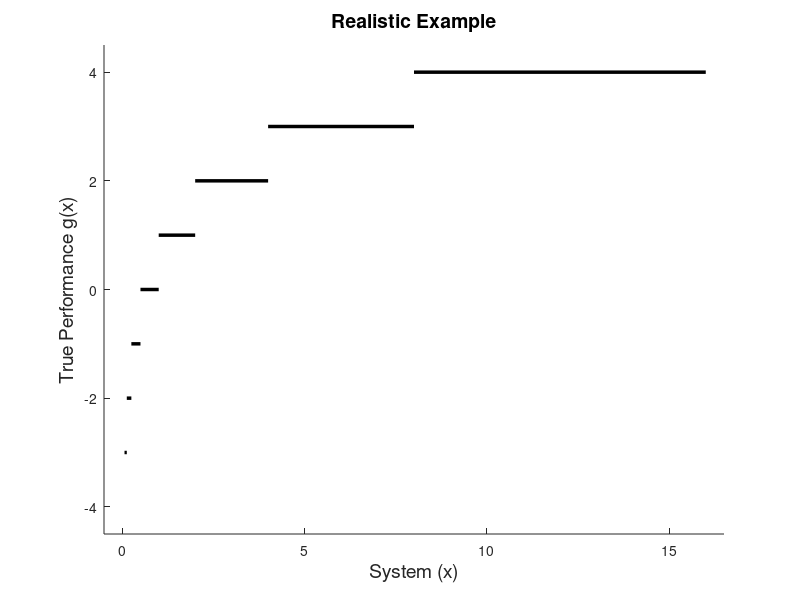

MATLAB code to generate this figure:
% plotRealSearchg.m
% Plots objective function g(x) = ceil(log_2(x)) for x in [1/16, 16] for Figure 3(a)

linethickness = 2.5;

figure
axis([-0.5, 16.5, -4.5, 4.5]);
line([1/16, 1/16], [-4, -4], 'LineWidth', linethickness, 'Color', 'k');
line([1/16, 1/8], [-3, -3], 'LineWidth', linethickness, 'Color', 'k');
line([1/8, 1/4], [-2, -2], 'LineWidth', linethickness, 'Color', 'k');
line([1/4, 1/2], [-1, -1], 'LineWidth', linethickness, 'Color', 'k');
line([1/2, 1], [0, 0], 'LineWidth', linethickness, 'Color', 'k');
line([1, 2], [1, 1], 'LineWidth', linethickness, 'Color', 'k');
line([2, 4], [2, 2], 'LineWidth', linethickness, 'Color', 'k');
line([4, 8], [3, 3], 'LineWidth', linethickness, 'Color', 'k');
line([8, 16], [4, 4], 'LineWidth', linethickness, 'Color', 'k');

xlabel('System (x)', 'FontSize', 14);
ylabel('True Performance g(x)', 'FontSize', 14);
title('Realistic Example', 'FontSize', 14);